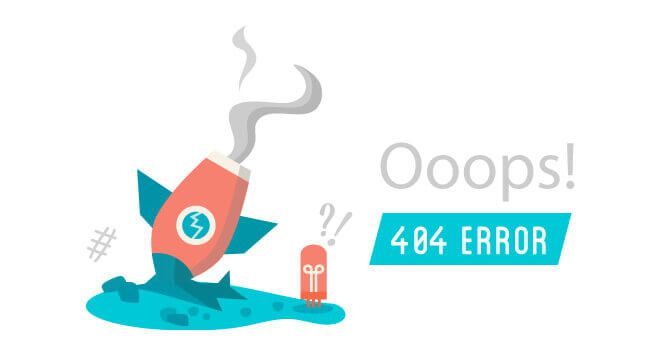
#> input picture img/404.jpg, 660 x 354 px, given in place of 1043.jpg, which was not available
$ python photo_bg4.py
#> lines starting #> are read from the running program, lines starting #| are printed output that depends on the picture
from PIL import Image, ImageEnhance
import os
src = r'C:\Users\mqx13\Documents\deepseek-harness\default-workspace\preview\bg\1043.jpg'
dst = r'C:\Users\mqx13\Desktop\编程\hexo\source\images\banner-full.webp'
im = Image.open(src).convert('RGB')
#> im is the input picture: PIL image 660x354 RGB; mean R, G, B 230, 242.7, 243.4
sw, sh = im.size
#> sw = 660; sh = 354
ar_t = 16 / 10
if sw / sh > ar_t:
    nw = int(sh * ar_t); im = im.crop(((sw - nw) // 2, 0, (sw + nw) // 2, sh))
#> after `nw = int(sh * ar_t)`: nw = 566
#> after `im = im.crop(((sw - nw) // 2, 0, (sw + nw) // 2, sh))`:
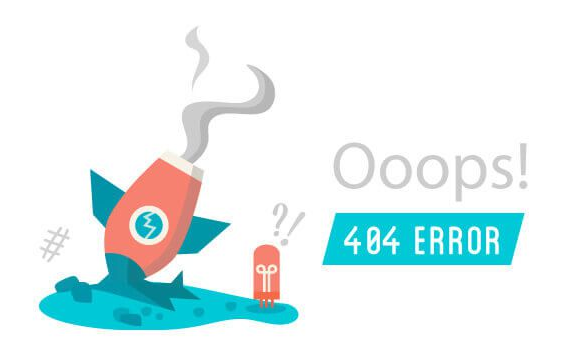
#> im: PIL image 566x354 RGB; mean R, G, B 225.9, 240.7, 241.5
else:
    nh = int(sw / ar_t); im = im.crop((0, (sh - nh) // 2, sw, (sh + nh) // 2))
im = im.resize((1440, 900), Image.LANCZOS)
#> im: PIL image 1440x900 RGB
im = ImageEnhance.Brightness(im).enhance(0.85)
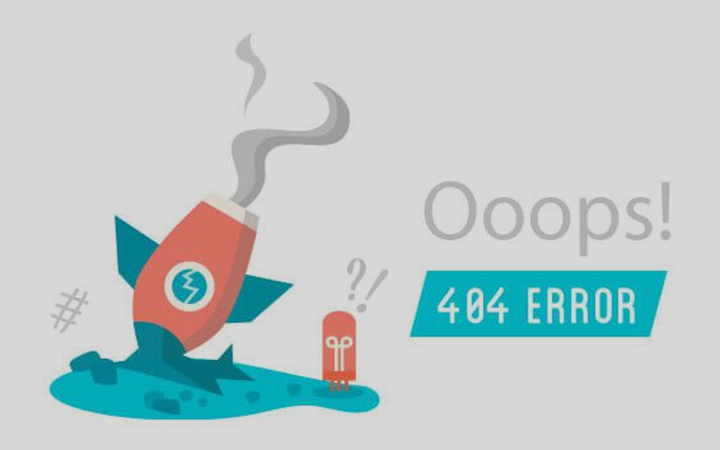
#> im: PIL image 1440x900 RGB (shown at 1/2 size); mean R, G, B 191.3, 203.9, 204.6
im.save(dst, 'WEBP', quality=72, method=6)
print('1440 q72 ->', round(os.path.getsize(dst) / 1024, 1), 'KB')

$ run again, on img/error-page.png
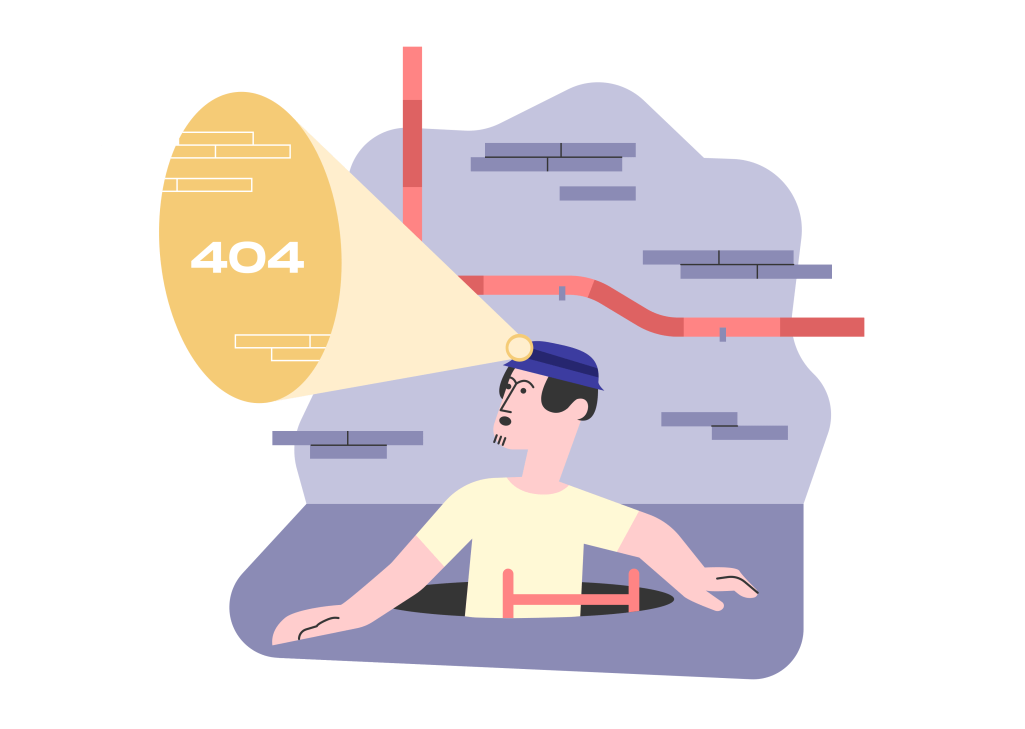
#> input picture img/error-page.png, 2049 x 1457 px, given in place of 1043.jpg, which was not available (shown at 1/2 size)
#> `im = im.crop((0, (sh - nh) // 2, sw, (sh + nh) // 2))`:
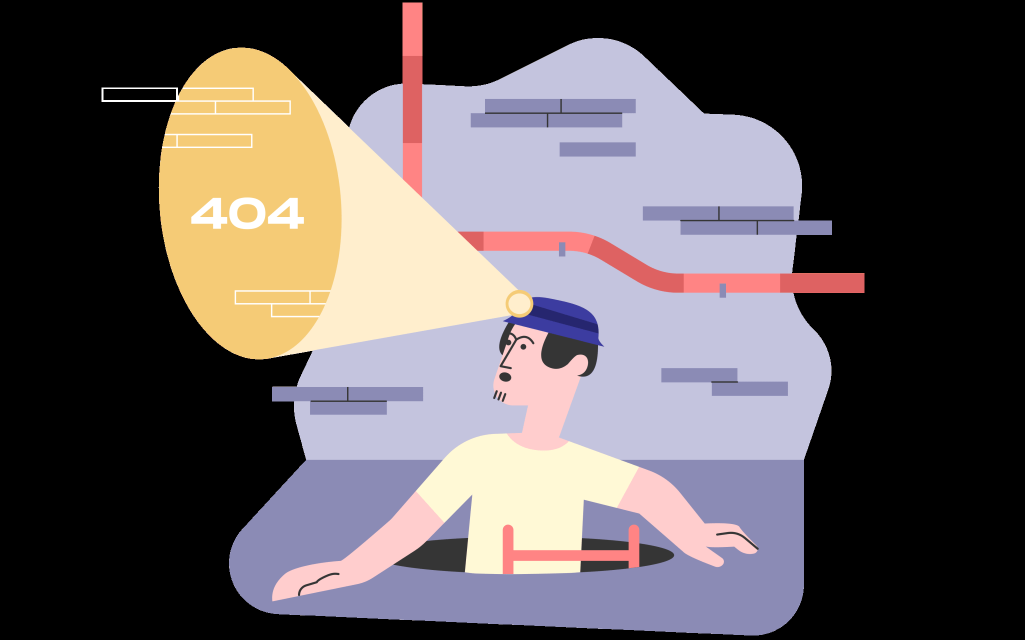
#> im: PIL image 2049x1280 RGB (shown at 1/2 size); mean R, G, B 97.7, 90.4, 92.5
#> `im = ImageEnhance.Brightness(im).enhance(0.85)`:
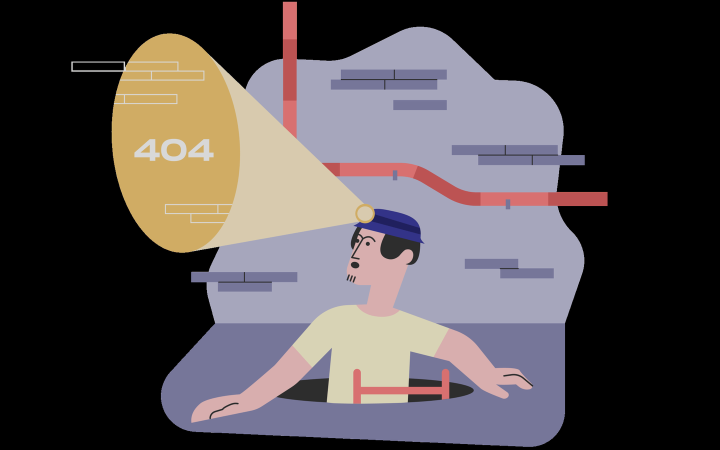
#> im: PIL image 1440x900 RGB (shown at 1/2 size); mean R, G, B 82.8, 76.6, 78.3
